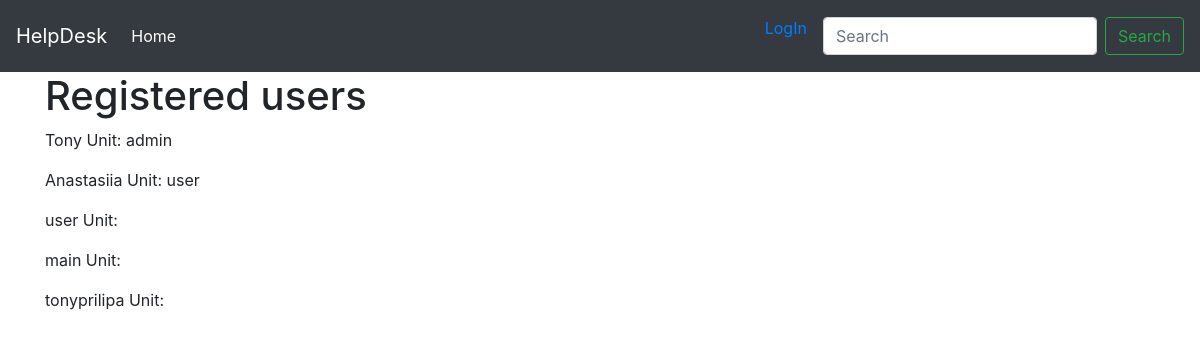
The app's page /users/, older data.
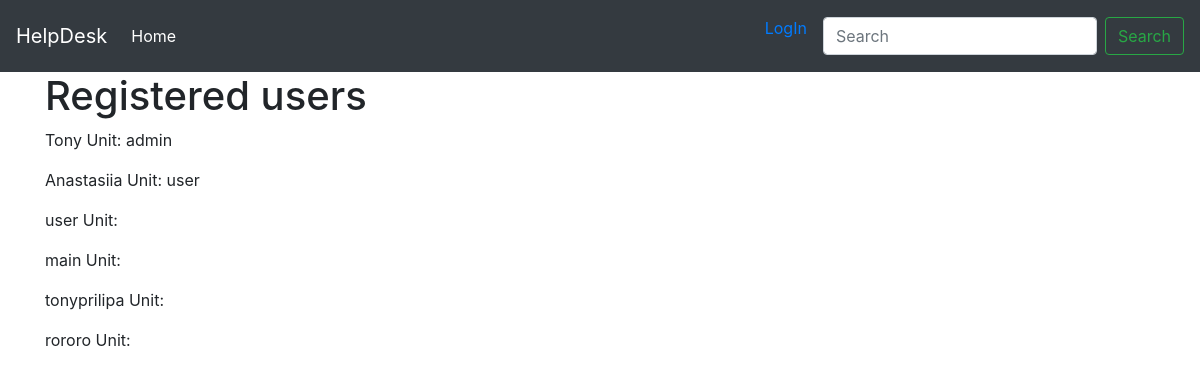
The same page, newer data.
### models.py (models this page shows, shortened)
class User(UserMixin, db.Model):
    __tablename__ = 'users'
    id = db.Column(db.Integer, primary_key=True)
    username = db.Column(db.String(64), unique=True)
    email = db.Column(db.String(64), unique=True)
    password_hash = db.Column(db.String(128))
    real_name = db.Column(db.String(32))
    phone = db.Column(db.String(32))
    about = db.Column(db.Text(140))
    unit_id = db.Column(db.Integer, db.ForeignKey('units.id'))
    role_id = db.Column(db.Integer, db.ForeignKey('roles.id'))
    @property
    def password(self):
        raise AttributeError('password is not readable attribute')

class Role(db.Model):
    __tablename__ = 'roles'
    id = db.Column(db.Integer, primary_key=True)
    name = db.Column(db.String(20), unique=True)
    user = db.relationship('User', backref='role', lazy='dynamic')

### users/blueprint.py (the view)
@users.route('/')
def index():
    users = User.query.all()
    return render_template('users/index.html', users=users)

### users/templates/users/index.html (shortened to what this page needs)
{% extends 'base.html' %}
{% block content %}
    <h1>Registered users</h1>
    {% for user in users %}
    <p>{{user.username}} Unit: {{ user.role.name }}</p>
    {% endfor %}
{% endblock %}

### templates/base.html (shortened to what this page needs)
<!DOCTYPE html>
<html lang="en">
<head>
    <link rel="stylesheet" href="https://stackpath.bootstrapcdn.com/bootstrap/4.4.1/css/bootstrap.min.css">
</head>
<body>
<nav class="navbar navbar-expand-lg navbar-dark bg-dark">
  <a class="navbar-brand" href="{{url_for('index')}}">HelpDesk</a>
  <div class="collapse navbar-collapse" id="navbarSupportedContent">
    <ul class="navbar-nav mr-auto">
      <li class="nav-item active">
        <a class="nav-link" href="{{url_for('index')}}">Home <span class="sr-only">(current)</span></a>
      </li>
    </ul>
      <ul>
          {% if current_user.username %}
        <a href="{{url_for('auth.logout')}}" class="nav-link">{{current_user.username}} LogOut</a>
        {% else %}
        <a href="{{url_for('auth.login')}}" class="nav-item active nav-link">LogIn</a>
        {% endif %}
      </ul>
    <form class="form-inline my-2 my-lg-0">
      <input class="form-control mr-sm-2" type="search" placeholder="Search" aria-label="Search">
      <button class="btn btn-outline-success my-2 my-sm-0" type="submit">Search</button>
    </form>
  </div>
</nav>
    <div class="container">
        <div class="row">
            <div class="col-lg-12">
                {% block content %}
                {% endblock %}
            </div>
        </div>
    </div>
</body>
</html>

Row changes from the older to the newer data that the page shows:
added User: username "rororo"
